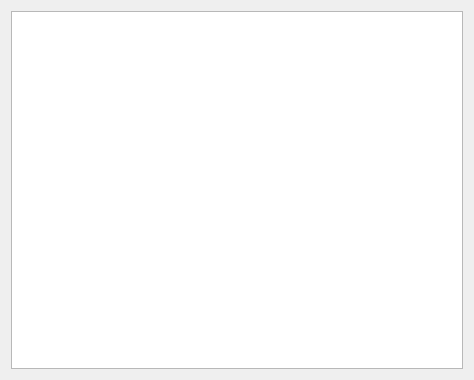
<?xml version="1.0" encoding="UTF-8"?>
<ui version="4.0">
 <class>MediaPlayer</class>
 <widget class="QWidget" name="MediaPlayer">
  <property name="geometry">
   <rect>
    <x>0</x>
    <y>0</y>
    <width>474</width>
    <height>380</height>
   </rect>
  </property>
  <property name="windowTitle">
   <string>Form</string>
  </property>
  <layout class="QHBoxLayout" name="horizontalLayout">
   <item>
    <widget class="QGraphicsView" name="graphicsView"/>
   </item>
  </layout>
 </widget>
 <resources/>
 <connections/>
</ui>
